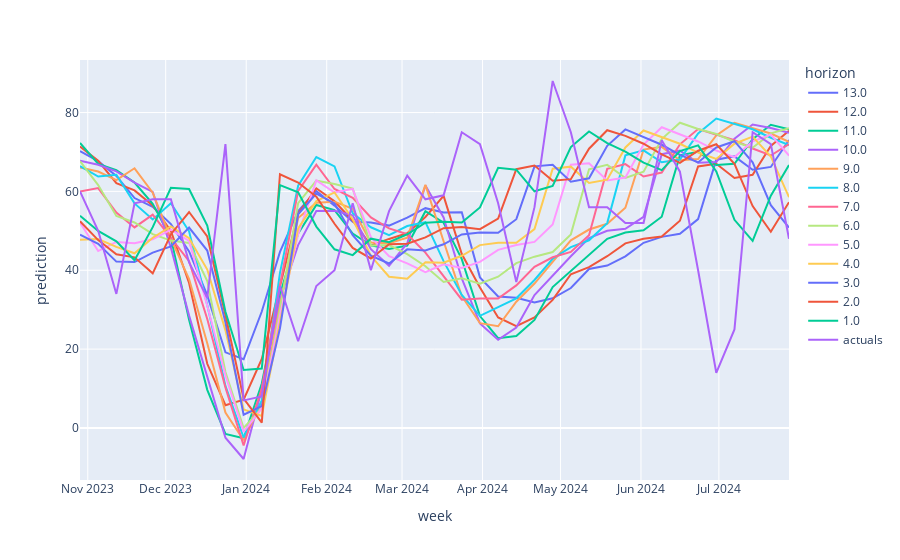

Write notebook code for a chart like this one.
### Code cell
visualize_results(predictions, "GBCDF")
